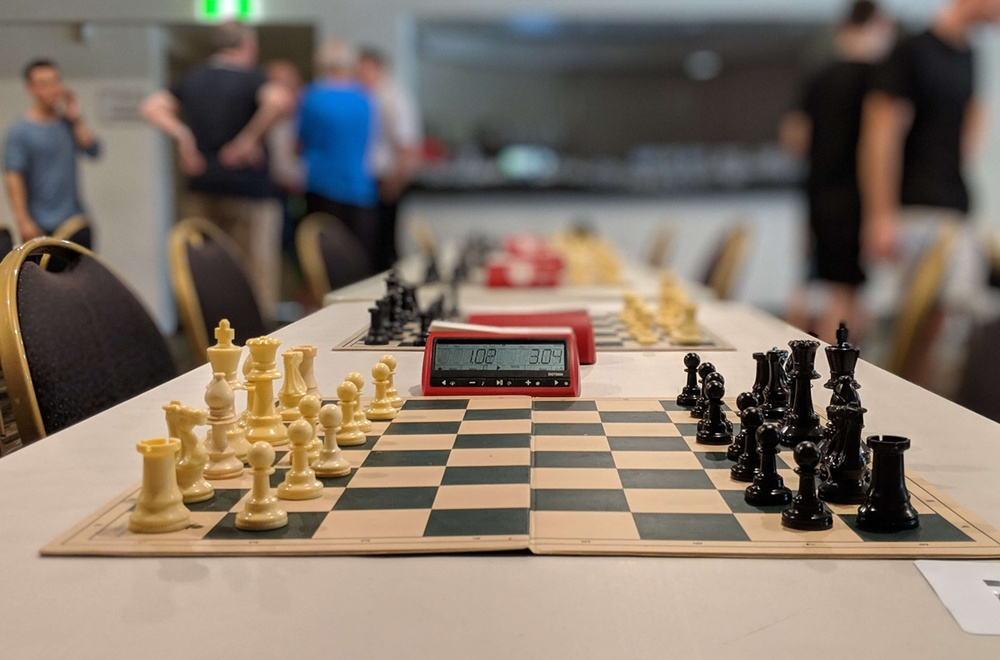
#> input picture data/images/chess_bg.jpg, 1000 x 660 px, shrunk from 1440 x 950 before the run
$ python main.py
#> lines starting #> are read from the running program, lines starting #| are printed output that depends on the picture
### scripts/image_utils.py
# scripts/image_utils.py

from pathlib import Path
from typing import Tuple

from PIL import Image, ImageDraw, ImageFont
import textwrap


def _load_font(font_size: int) -> ImageFont.FreeTypeFont:
    """
    Tries to load a TTF font; falls back to default.
    """
    # حاول تستخدم خط معروف، لو ما لقيته نرجع للـ default
    candidates = [
        "/usr/share/fonts/truetype/dejavu/DejaVuSans-Bold.ttf",
        "/usr/share/fonts/truetype/dejavu/DejaVuSans.ttf",
    ]
    for path in candidates:
        try:
            return ImageFont.truetype(path, font_size)
        except Exception:
            continue

    # fallback
    return ImageFont.load_default()


def create_captioned_image(
    base_image_path: str,
    text: str,
    output_path: str,
    max_chars: int = 180,
    margin: int = 40,
    box_opacity: int = 180,
) -> str:
    """
    Draw wrapped text onto a copy of the base image and save it.

    - base_image_path: صورة الخلفية الأصلية
    - text: النص اللي راح ينكتب على الصورة
    - output_path: مكان حفظ الصورة الجديدة
    - max_chars: أقصى عدد أحرف نعرضه على الصورة
    - margin: المسافة من حواف الصورة
    - box_opacity: شفافية الخلفية السوداء خلف النص (0-255)
    """
#> called with base_image_path = 'data/images/chess_bg.jpg', output_path = 'output/daily_chess_image.jpg', max_chars = 180, margin = 40, box_opacity = 180

    base_path = Path(base_image_path)
    out_path = Path(output_path)

    if not base_path.exists():
        raise FileNotFoundError(f"Base image not found: {base_path}")

    # قص النص إذا كان طويل
    if len(text) > max_chars:
        text = text[: max_chars - 3] + "..."

    # افتح الصورة
    img = Image.open(base_path).convert("RGBA")
    width, height = img.size
#> width = 1000; height = 660

    # نعمل طبقة شفافة للرسم
    txt_layer = Image.new("RGBA", img.size, (255, 255, 255, 0))
    draw = ImageDraw.Draw(txt_layer)

    # إعداد الخط
    font_size = max(24, width // 25)
#> font_size = 40
    font = _load_font(font_size)

    # نلف النص (wrap) بحسب عرض الصورة
    # التجريب: نخلي كل سطر تقريباً بعرض 40-50 حرف
    wrapped = textwrap.fill(text, width=40)

    # نحسب حجم تكست بلوك
    text_bbox = draw.multiline_textbbox((0, 0), wrapped, font=font)
#> text_bbox = (0, 8, 902, 173)
    text_w = text_bbox[2] - text_bbox[0]
#> text_w = 902
    text_h = text_bbox[3] - text_bbox[1]
#> text_h = 165

    # نخلي الصندوق تحت في الصورة
    x = margin
    y = height - text_h - margin
#> y = 455

    # خلفية سوداء شفافة تحت النص
    box_x0 = x - 20
    box_y0 = y - 20
#> box_y0 = 435
    box_x1 = x + text_w + 20
#> box_x1 = 962
    box_y1 = y + text_h + 20
#> box_y1 = 640

    box_color = (0, 0, 0, box_opacity)  # أسود شبه شفاف
    draw.rectangle([box_x0, box_y0, box_x1, box_y1], fill=box_color)

    # نرسم النص بالأبيض
    draw.multiline_text((x, y), wrapped, font=font, fill=(255, 255, 255, 255))

    # دمج الطبقات
    combined = Image.alpha_composite(img, txt_layer).convert("RGB")
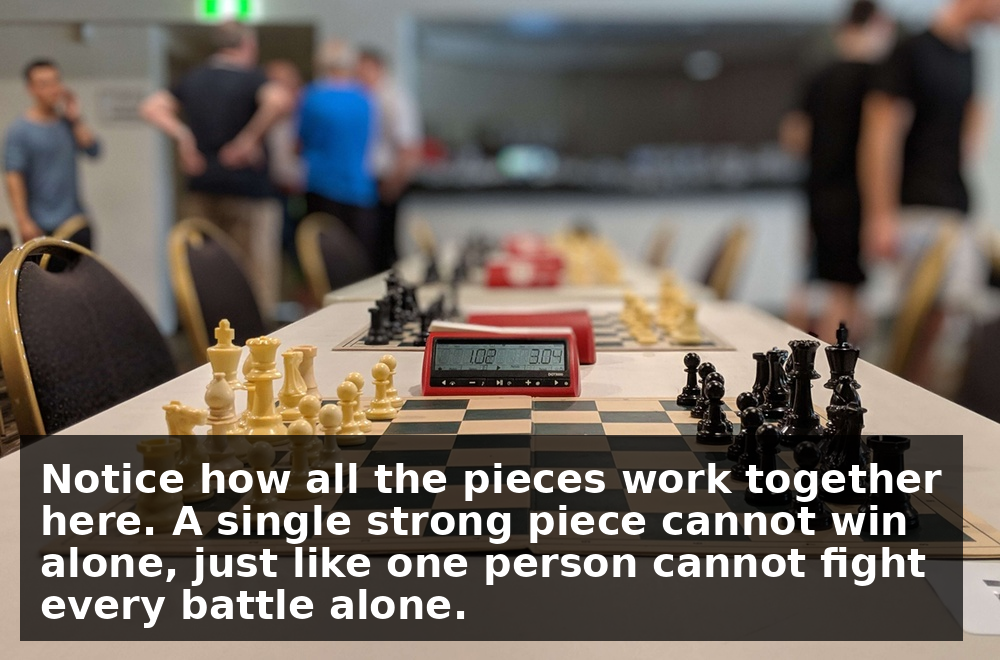
#> combined: PIL image 1000x660 RGB; mean R, G, B 107.5, 98.6, 90.9

    out_path.parent.mkdir(parents=True, exist_ok=True)
    combined.save(out_path, format="JPEG")
    return str(out_path)

### scripts/script_generator.py
# scripts/script_generator.py

import random
from datetime import datetime

CHESS_TEMPLATES = [
    "In this position, it looks like White is under pressure, but a quiet move changes everything. "
    "Just like in life, sometimes the strongest move is the one nobody expects.",

    "This pawn looks small and weak, but it controls key squares. "
    "In chess and in life, the smallest step can block the biggest threat.",

    "Here, Black sacrifices a piece to open lines to the king. "
    "Sometimes you must give up something now to gain a winning attack later.",

    "Notice how all the pieces work together here. "
    "A single strong piece cannot win alone, just like one person cannot fight every battle alone.",

    "Instead of rushing to attack, White improves the worst placed piece first. "
    "In life, fixing your weakest point is often more important than showing your strengths."
]

def generate_chess_script() -> str:
    """Generate a short chess 'wisdom' script (10–20s)."""
    base = random.choice(CHESS_TEMPLATES)
    return base


# [2 lines that do not run on import are left out]

### scripts/tts_generator.py
# scripts/tts_generator.py

from pathlib import Path
from gtts import gTTS


def text_to_speech(text: str, output_path: str, lang: str = "en"):
    """
    Convert text to speech using gTTS (Google Text-to-Speech)
    and save as MP3.

    - text: النص اللي بدك تحوّله لصوت.
    - output_path: مسار ملف الـ mp3 اللي بدك تحفظه.
    - lang: لغة الصوت (افتراضياً إنكليزي "en").
    """
    out = Path(output_path)
    out.parent.mkdir(parents=True, exist_ok=True)

    # important: slow=False عشان يحكي طبيعي أسرع
    tts = gTTS(text=text, lang=lang, slow=False)
    tts.save(str(out))
    print(f"[TTS] Saved audio to {out}")


# [7 lines that do not run on import are left out]

### scripts/video_maker.py
# scripts/video_maker.py

from moviepy.editor import ImageClip, AudioFileClip
from pathlib import Path


def create_video_with_audio(
    image_path: str,
    audio_path: str,
    output_path: str,
):
    """
    Create a simple video: static image + audio.
    """

    image_file = Path(image_path)
    audio_file = Path(audio_path)
    out_file = Path(output_path)

    assert image_file.exists(), f"Background image not found: {image_file}"
#> (the run stopped early here; a loop or call above may not have finished)
